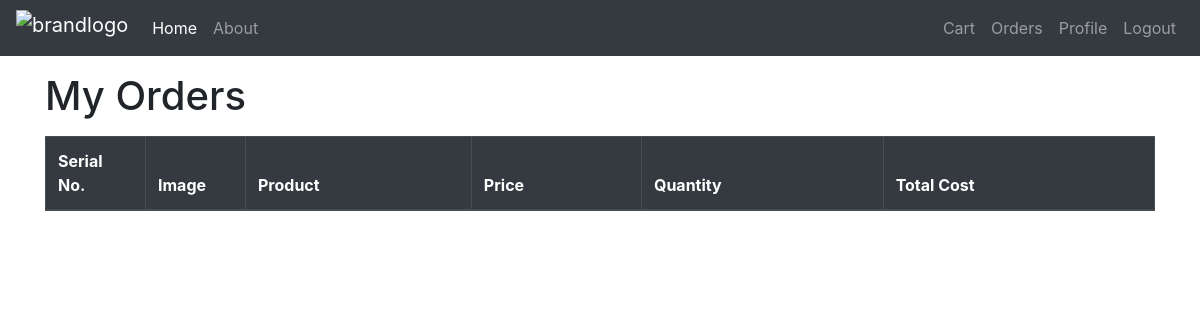
Page /orders/ (signed in) on the earlier database version.
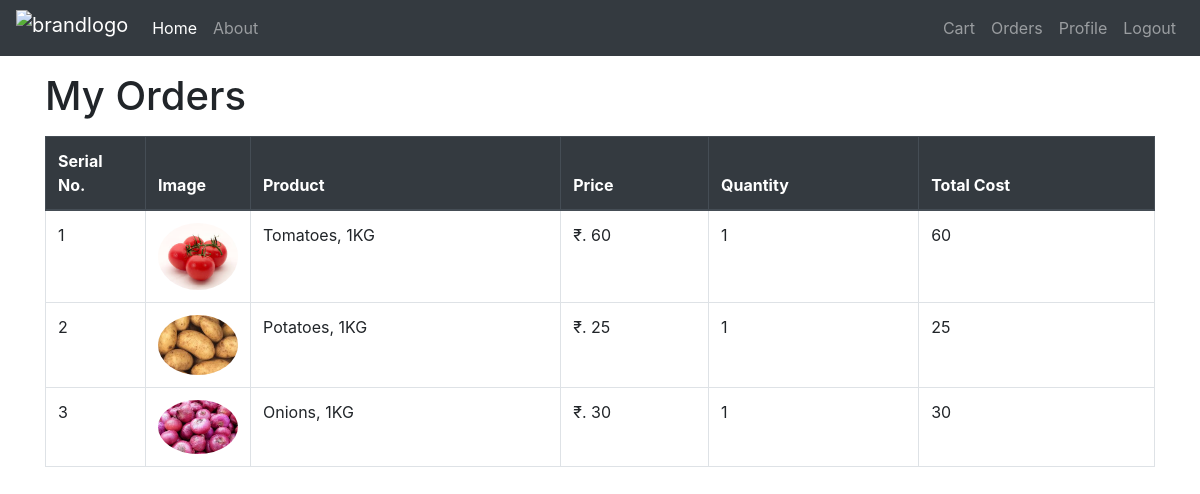
Same page on the later database version.
### store/models/orders.py (models this page shows, shortened)
class Order(models.Model):
    product = models.ForeignKey(Product, on_delete=models.CASCADE)
    customer = models.ForeignKey(Customer, on_delete=models.CASCADE)
    quantity = models.IntegerField()
    price = models.IntegerField()
    date = models.DateField(default=datetime.today)
    address = models.TextField(default='')
    phone = models.CharField(max_length=15, default='')
    @staticmethod
    def getAllOrdersByID(id):
        return Order.objects.filter(customer= id)

### store/models/product.py (models this page shows, shortened)
class Product(models.Model):
    name = models.CharField(max_length=50)
    price = models.IntegerField(default=0)
    category = models.ForeignKey(Category, on_delete=models.CASCADE, default=1)
    description = models.CharField(max_length=200, default='')
    image = models.ImageField(upload_to='products')

### store/views.py (the view)
# urls.py: path('orders/', views.orderview, name='store-orders-view'),
def orderview(request):
    id = request.session.get('customer_id')
    all_orders = Order.getAllOrdersByID(id)
    data = {
        'allorders': all_orders,
    }
    return render(request, 'store/orders.html', data)

### store/templatetags/cart.py (called while the page is built)
@register.filter(name='order_row_cost')
def order_row_cost(num1, num2):
    return num1 * num2

@register.filter(name='currency_converter')
def currency_converter(cost):
    return "₹. "+str(cost)

### store/templates/store/orders.html
{% extends "store/base.html" %}
{% block content %}
{% load cart %}
    <div class="container">
        <h1 class="my-3">My Orders</h1>
        <table class="table table-bordered">
            <thead class="thead-dark">
                <tr>
                    <th style="width: 100px;">
                        Serial No.
                    </th>
                    <th style="width: 100px;">
                        Image
                    </th>
                    <th>
                        Product
                    </th>
                    <th>
                        Price
                    </th>
                    <th>
                        Quantity
                    </th>
                    <th>
                        Total Cost
                    </th>
                </tr>
            </thead>
            {% for ao in allorders %}
                <tr>
                    <td>{{ forloop.counter }}</td>
                    <td><img style="width: 80px;" class="rounded-circle" src="{{ ao.product.image.url }}" alt="product-image"></td>
                    <td>{{ ao.product.name }}</td>
                    <td>{{ ao.price|currency_converter }}</td>
                    <td>{{ ao.quantity }}</td>
                    <td>{{ ao.price|order_row_cost:ao.quantity }}</td>
                </tr>
            {% endfor %}
        </table>
    </div>
{% endblock %}

### store/templates/store/base.html (shortened to what this page needs)
<!doctype html>
<html lang="en">
    <head>
        <link rel="stylesheet" href="https://stackpath.bootstrapcdn.com/bootstrap/4.3.1/css/bootstrap.min.css">
    </head>
    <body>
        <nav class="navbar navbar-expand-lg navbar-dark bg-dark">
            <div class="collapse navbar-collapse" id="navbarSupportedContent">
                <ul class="navbar-nav">
                    <a class="navbar-brand p-0" href="{% url 'store-home' %}">
                      <img id="brandlogo" src="https://freshmart.com.np/assets/uploads/company/setting/2019-06-02-05-54-31-freshmart-logo.png" alt="brandlogo">
                    </a>
                    <li class="nav-item active">
                        <a class="nav-link" href="{% url 'store-home' %}">Home</a>
                    </li>
                    <li class="nav-item">
                        <a class="nav-link" href="#">About</a>
                    </li>
                </ul>
                <ul class="navbar-nav ml-auto">
                  <li class="nav-item">
                    <a class="nav-link" href="{% url 'store-cart' %}">Cart</a>
                  </li>
                  {% if request.session.customer_id %}
                  <li class="nav-item">
                    <a class="nav-link" href="{% url 'store-orders-view' %}">Orders</a>
                  </li>
                  <li class="nav-item">
                    <a class="nav-link" href="#">Profile</a>
                  </li>
                  <li class="nav-item">
                    <a class="nav-link" href="{% url 'logout' %}">Logout</a>
                  </li>
                  {% endif %}
            </div>
        </nav>
      {% block content %}{% endblock %}
  </body>
</html>

### store/templates/store/base.html (style rules this page uses)
body { -webkit-user-select: none; -moz-user-select: none; -ms-user-select: none; user-select: none; }
#brandlogo { width: 150px; height: 40px; }

Differences in the rows shown:
added Order: product.image (picture), product.name "Tomatoes, 1KG", price "₹. 60", quantity "1", price|order_row_cost "60"
added Order: product.image (picture), product.name "Potatoes, 1KG", price "₹. 25", quantity "1", price|order_row_cost "25"
added Order: product.image (picture), product.name "Onions, 1KG", price "₹. 30", quantity "1", price|order_row_cost "30"
